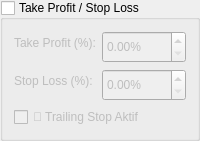
         <widget class="QGroupBox" name="groupTPSL">
          <property name="title">
           <string>Take Profit / Stop Loss</string>
          </property>
          <property name="checkable">
           <bool>true</bool>
          </property>
          <property name="checked">
           <bool>false</bool>
          </property>
          <layout class="QVBoxLayout" name="verticalLayout_tpsl">
           <item>
            <layout class="QFormLayout" name="formLayout_tpsl">
             <item row="0" column="0">
              <widget class="QLabel" name="lblTakeProfit">
               <property name="text">
                <string>Take Profit (%):</string>
               </property>
              </widget>
             </item>
             <item row="0" column="1">
              <widget class="QDoubleSpinBox" name="spinTakeProfit">
               <property name="minimumSize">
                <size>
                 <width>0</width>
                 <height>32</height>
                </size>
               </property>
               <property name="suffix">
                <string>%</string>
               </property>
               <property name="decimals">
                <number>2</number>
               </property>
               <property name="maximum">
                <double>1000.000000000000000</double>
               </property>
              </widget>
             </item>
             <item row="1" column="0">
              <widget class="QLabel" name="lblStopLoss">
               <property name="text">
                <string>Stop Loss (%):</string>
               </property>
              </widget>
             </item>
             <item row="1" column="1">
              <widget class="QDoubleSpinBox" name="spinStopLoss">
               <property name="minimumSize">
                <size>
                 <width>0</width>
                 <height>32</height>
                </size>
               </property>
               <property name="suffix">
                <string>%</string>
               </property>
               <property name="decimals">
                <number>2</number>
               </property>
               <property name="maximum">
                <double>100.000000000000000</double>
               </property>
              </widget>
             </item>
            </layout>
           </item>
           <item>
            <widget class="QCheckBox" name="chkTrailingStop">
             <property name="text">
              <string>🎯 Trailing Stop Aktif</string>
             </property>
            </widget>
           </item>
          </layout>
         </widget>
